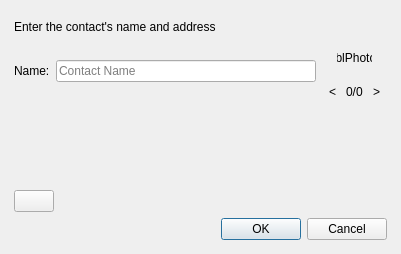
<?xml version="1.0" encoding="UTF-8"?>
<ui version="4.0">
 <class>AddMetaContactDialogClass</class>
 <widget class="QDialog" name="AddMetaContactDialogClass">
  <property name="geometry">
   <rect>
    <x>0</x>
    <y>0</y>
    <width>401</width>
    <height>254</height>
   </rect>
  </property>
  <layout class="QVBoxLayout" name="verticalLayout_2">
   <property name="leftMargin">
    <number>14</number>
   </property>
   <property name="topMargin">
    <number>20</number>
   </property>
   <property name="rightMargin">
    <number>14</number>
   </property>
   <property name="bottomMargin">
    <number>14</number>
   </property>
   <item>
    <widget class="QLabel" name="lblCaption">
     <property name="text">
      <string>Enter the contact's name and address</string>
     </property>
    </widget>
   </item>
   <item>
    <layout class="QHBoxLayout" name="horizontalLayout_4">
     <item>
      <widget class="QLabel" name="lblNick">
       <property name="text">
        <string>Name:</string>
       </property>
       <property name="buddy">
        <cstring>lneNick</cstring>
       </property>
      </widget>
     </item>
     <item>
      <widget class="QLineEdit" name="lneNick">
       <property name="placeholderText">
        <string>Contact Name</string>
       </property>
      </widget>
     </item>
     <item>
      <widget class="QWidget" name="wdtPhoto" native="true">
       <layout class="QVBoxLayout" name="verticalLayout">
        <property name="margin">
         <number>0</number>
        </property>
        <item>
         <layout class="QHBoxLayout" name="horizontalLayout_3">
          <item>
           <spacer name="horizontalSpacer_2">
            <property name="orientation">
             <enum>Qt::Horizontal</enum>
            </property>
            <property name="sizeType">
             <enum>QSizePolicy::Preferred</enum>
            </property>
            <property name="sizeHint" stdset="0">
             <size>
              <width>0</width>
              <height>20</height>
             </size>
            </property>
           </spacer>
          </item>
          <item>
           <widget class="QLabel" name="lblPhoto">
            <property name="sizePolicy">
             <sizepolicy hsizetype="Fixed" vsizetype="Fixed">
              <horstretch>0</horstretch>
              <verstretch>0</verstretch>
             </sizepolicy>
            </property>
            <property name="minimumSize">
             <size>
              <width>35</width>
              <height>35</height>
             </size>
            </property>
            <property name="maximumSize">
             <size>
              <width>35</width>
              <height>35</height>
             </size>
            </property>
            <property name="text">
             <string notr="true">lblPhoto</string>
            </property>
            <property name="alignment">
             <set>Qt::AlignCenter</set>
            </property>
           </widget>
          </item>
          <item>
           <spacer name="horizontalSpacer_3">
            <property name="orientation">
             <enum>Qt::Horizontal</enum>
            </property>
            <property name="sizeType">
             <enum>QSizePolicy::Preferred</enum>
            </property>
            <property name="sizeHint" stdset="0">
             <size>
              <width>0</width>
              <height>20</height>
             </size>
            </property>
           </spacer>
          </item>
         </layout>
        </item>
        <item>
         <layout class="QHBoxLayout" name="horizontalLayout">
          <property name="spacing">
           <number>3</number>
          </property>
          <item>
           <widget class="QToolButton" name="tlbPhotoPrev">
            <property name="text">
             <string notr="true">&lt;</string>
            </property>
            <property name="autoRepeat">
             <bool>true</bool>
            </property>
            <property name="autoRaise">
             <bool>true</bool>
            </property>
           </widget>
          </item>
          <item>
           <widget class="QLabel" name="lblPhotoIndex">
            <property name="text">
             <string notr="true">0/0</string>
            </property>
           </widget>
          </item>
          <item>
           <widget class="QToolButton" name="tlbPhotoNext">
            <property name="text">
             <string notr="true">&gt;</string>
            </property>
            <property name="autoRepeat">
             <bool>true</bool>
            </property>
            <property name="autoRaise">
             <bool>true</bool>
            </property>
           </widget>
          </item>
         </layout>
        </item>
       </layout>
      </widget>
     </item>
    </layout>
   </item>
   <item>
    <widget class="QScrollArea" name="scaItems">
     <property name="frameShape">
      <enum>QFrame::NoFrame</enum>
     </property>
     <property name="horizontalScrollBarPolicy">
      <enum>Qt::ScrollBarAlwaysOff</enum>
     </property>
     <property name="widgetResizable">
      <bool>true</bool>
     </property>
     <widget class="QWidget" name="wdtItems">
      <property name="geometry">
       <rect>
        <x>0</x>
        <y>0</y>
        <width>373</width>
        <height>69</height>
       </rect>
      </property>
     </widget>
    </widget>
   </item>
   <item>
    <layout class="QHBoxLayout" name="horizontalLayout_2">
     <item>
      <widget class="QPushButton" name="pbtAddItem"/>
     </item>
     <item>
      <spacer name="horizontalSpacer">
       <property name="orientation">
        <enum>Qt::Horizontal</enum>
       </property>
       <property name="sizeHint" stdset="0">
        <size>
         <width>40</width>
         <height>20</height>
        </size>
       </property>
      </spacer>
     </item>
    </layout>
   </item>
   <item>
    <widget class="QDialogButtonBox" name="dbbButtons">
     <property name="orientation">
      <enum>Qt::Horizontal</enum>
     </property>
     <property name="standardButtons">
      <set>QDialogButtonBox::Cancel|QDialogButtonBox::Ok</set>
     </property>
    </widget>
   </item>
  </layout>
 </widget>
 <layoutdefault spacing="6" margin="11"/>
 <resources/>
 <connections/>
</ui>
